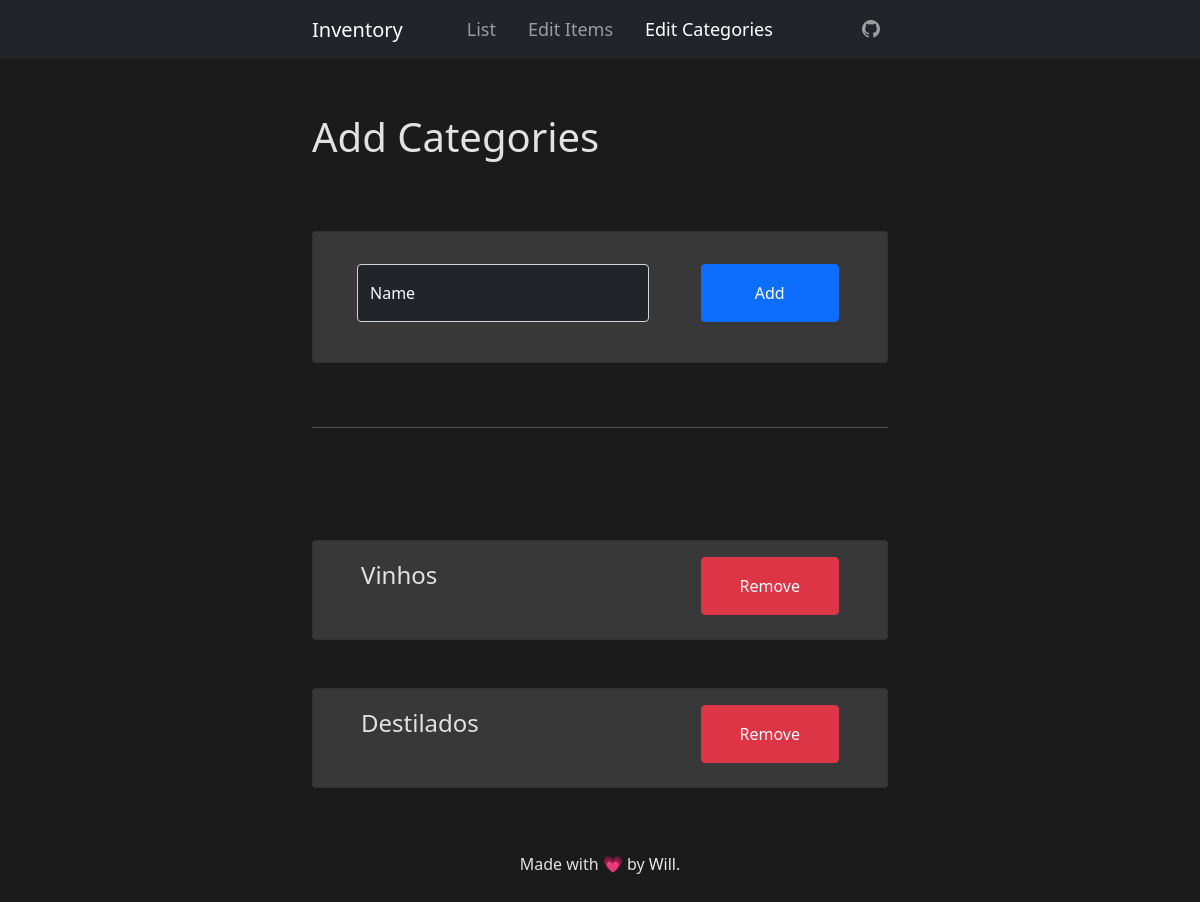
Page /category on the earlier database version.
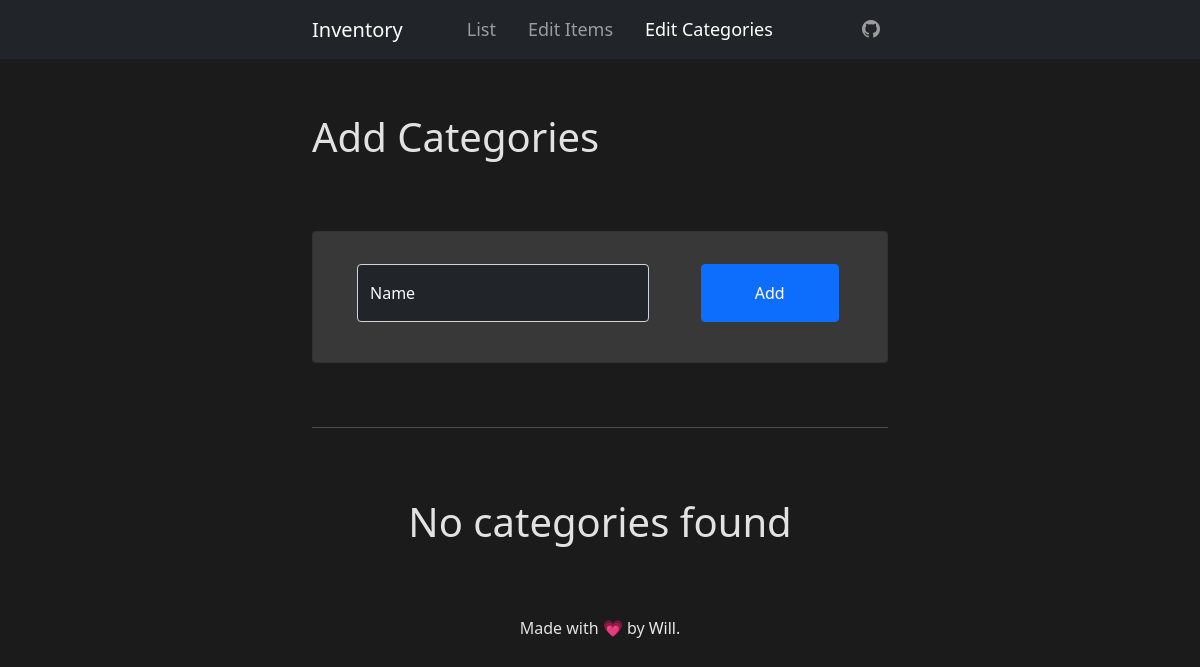
Same page on the later database version.
### app.py (models this page shows)
class Category(db.Model):  # type: ignore
    id = db.Column(db.Integer, primary_key=True)
    name = db.Column(db.String(20), unique=True, nullable=False)

### app.py (the view, shortened to what this page needs)
@app.route('/category', methods=["GET", "POST"])
def category():
    data = Category.query.all()
    class MyForm(FlaskForm):
        name = StringField('name', validators=[
            validators.DataRequired(), validators.length(min=4, max=25)])
    form = MyForm()
    return render_template('category.html', form=form, data=data)

### app.py
    class MyForm(FlaskForm):
        name = StringField('name', validators=[
            validators.DataRequired(), validators.length(min=4, max=25)])
        amount = IntegerField('amount', validators=[
            validators.DataRequired()])
        category = SelectField('category', validators=[
                               validators.DataRequired()], choices=update_categories())

### templates/category.html (shortened to what this page needs)
<!DOCTYPE html>
<html>
{% include "/common/head.html" %}
{% include "/common/header.html" %}
<body>
    <div class="container pb-5">
        <p class="fs-1 pb-5">Add Categories</p>
        <div class="card py-3">
            <form action="/category" method="post">
                <div class="row g-2">
                    <div class="col-8 px-5">
                        <div class="mt-3 form-floating mb-4" style="color: black;">
                            {{ form.name(class_='form-control text-white bg-dark', placeholder='Name') }}
                            <label for="name" class="text-light">Name</label>
                        </div>
                    </div>
                    <div class="col-3 ">
                        <div class="mt-3 submit-form d-flex flex-row-reverse mb-4">
                            <button type="submit" class="btn btn-block btn-primary py-3 w-100">Add</button>
                        </div>
                    </div>
                </div>
            </form>
        </div>
    </div>
    <div class="container">
        <hr>
    </div>
    <div class="container pt-5">
        {%if not data%}
        <p class="fs-1 text-center">No categories found</p>
        {%endif%}
        {%for category in data%}
        <div class="card mt-5" style="min-height: 100px;">
            <div class="row g-2 ">
                <div class="col-8 pt-3">
                    <p class="ms-5 fs-4" name="name">{{category.name.title()}}</p>
                </div>
                <div class="col-3">
                    <form action="/delete/category" method="post">
                        <div class="mt-3 submit-form mb-4">
                            <button type="submit" class="btn btn-block btn-danger py-3 w-100">Remove</button>
                        </div>
                    </form>
                </div>
            </div>
        </div>
        {%endfor%}
    </div>
</body>
{% include "/common/footer.html" %}
</html>

### templates/common/head.html (shortened to what this page needs)
<head>
    <link rel="stylesheet" href="https://cdn.jsdelivr.net/npm/bootstrap-icons@1.10.1/font/bootstrap-icons.css">
    <link href="https://cdn.jsdelivr.net/npm/bootstrap@5.0.2/dist/css/bootstrap.min.css" rel="stylesheet"
>
    <link rel="stylesheet" href="/static/css/styles.css">
</head>

### templates/common/header.html (shortened to what this page needs)
<nav class="navbar navbar-expand-lg navbar-dark bg-dark mb-5">
    <div class="container text-center ">
        <div class="collapse navbar-collapse" id="navbarNavAltMarkup">
            <a class="navbar-brand mx-auto" href="{{url_for('main')}}">Inventory</a>
            <ul class="navbar-nav w-100 px-5">
                <li>
                    <a class="nav-item nav-link mx-2 {% if request.path == '/'%} active {% endif %}"
                        href="{{url_for('main')}}">List</a>
                </li>
                <li>
                    <a class="nav-item nav-link mx-2 {% if request.path == '/edit'%} active {% endif %}"
                        href="{{url_for('edit')}}">Edit Items</a>
                </li>
                <li>
                    <a class="nav-item nav-link mx-2 {% if request.path == '/category'%} active {% endif %}"
                        href="{{url_for('category')}}">Edit Categories</a>
                </li>
            </ul>
            <div class="navbar-nav flex-row-reverse">
                <a class="nav-item nav-link" href="https://github.com/Williamazen"><i class="bi bi-github"
                        id="nav-icon"></i></a>
            </div>
        </div>
    </div>
</nav>

### templates/common/footer.html
<div class="footer navbar-fixed-bottom p-3 mt-5 text-center">
    Made with 💗 by <a href="https://github.com/Williamazen" class="link-light"> Will</a>.
</div>

### static/css/styles.css (style rules this page uses)
.nav-item { color: white; font-size: large; }
body { background-color: rgb(27, 27, 27); color: rgb(226, 226, 226); height: 100%; padding-bottom: 10px; overflow: overlay }
.footer a { color: #ececec; text-decoration: none; }
.footer { height: 5% }
.container { height: 100% }
.card { background-color: rgb(56, 56, 56); }
@media (min-width: 700px) { .container { max-width: 50%; } }

Differences in the rows shown:
removed Category: name "Vinhos"
removed Category: name "Destilados"
Other differences:
text now shown: "No categories found"
